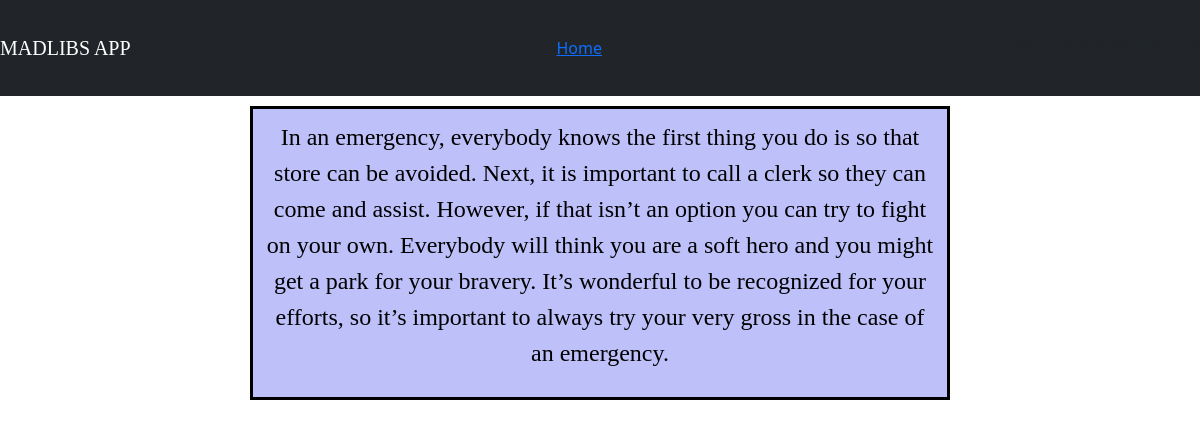
The page /story/emergency_story/1 on the database its author committed.
### story/models.py (models this page shows)
class Emergency(models.Model):
    actionVerb = models.CharField(max_length=50)
    noun1 = models.CharField(max_length=50)
    jobTitle = models.CharField(max_length=50)
    verb = models.CharField(max_length=50)
    adjective1 = models.CharField(max_length=50)
    noun2 = models.CharField(max_length=50)
    adjective2 = models.CharField(max_length=50)
    adjective3 = models.CharField(max_length=50)

### story/views.py (the view)
# urls.py: path('emergency_story/<int:id>', views.generate_emergency, name="generate_emergency"),
def generate_emergency(request, id):
    item = Emergency.objects.get(id=id)
    if request.method == 'POST':
        return redirect('/story/emergency')
    return render(request, 'story/emergency-story.html', {'item': item})

### story/templates/story/emergency-story.html (shortened to what this page needs)
{% extends 'story/base.html' %}
{% block body %}
<form method="POST">
    <div class="div-story">
        <p>
            In an emergency, everybody knows the first thing you do is
            {{ item.actionVerb1 }} so that {{ item.noun1 }} can be avoided.
            Next, it is important to call a {{ item.jobTitle }} so they can
            come and assist. However, if that isn’t an option you can try to
            {{ item.verb }} on your own. Everybody will think you are a
            {{ item.adjective1 }} hero and you might get a {{ item.noun2 }}
            for your bravery. It’s {{ item.adjective2 }} to be recognized for
            your efforts, so it’s important to always try your very
            {{ item.adjective3 }} in the case of an emergency.
        </p>
    </div>
</form>
{% endblock %}

### story/static/story/style.css (style rules this page uses)
form { font-family: Calibri; }
div { color: black; border: solid black; text-align: center; margin: 20px 20px; padding: 10px; background-color: #E1F7FA; }
.div-story { background-color: #BDC0F9; width: 700px; margin: 10px auto; font-size: 24px; font-family: "Yu Gothic UI Semibold"; }

### rows shown on the page
Emergency: noun1 "store", jobTitle "clerk", verb "fight", adjective1 "soft", noun2 "park", adjective2 "wonderful", adjective3 "gross"
